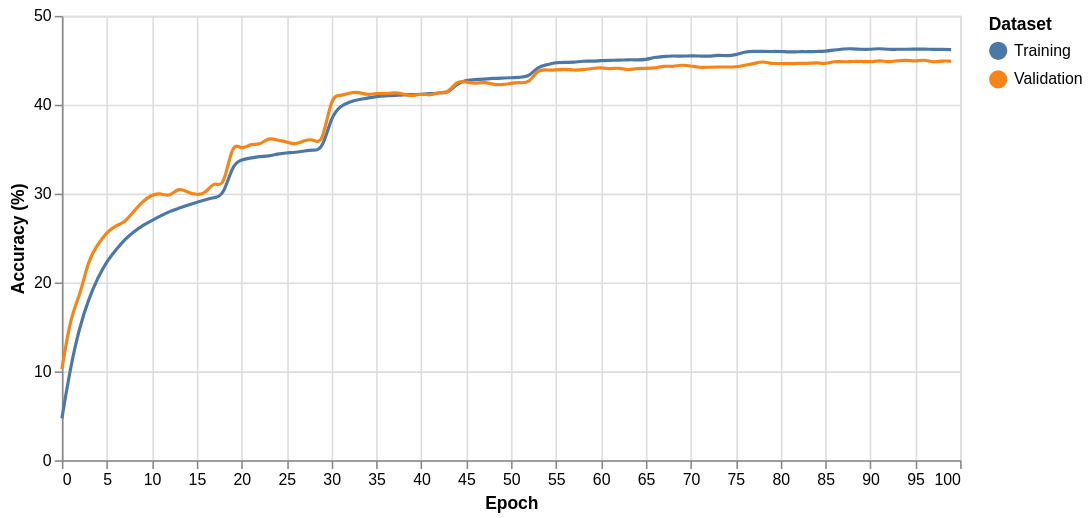

Write the Vega-Lite specification saved for this chart.
### Vega-Lite specification from a JSON file in a GitHub repository (floating-point values rounded to 4 significant figures; data arrays with more than 128 entries replaced by an {"elided": "..."} marker saying what was removed)
{"config": {"view": {"width": 400, "height": 300}, "mark": {"tooltip": null}}, "layer": [{"mark": {"type": "line", "interpolate": "basis"}, "encoding": {"color": {"type": "nominal", "field": "label", "title": "Dataset"}, "x": {"type": "quantitative", "field": "Step", "title": "Epoch"}, "y": {"type": "quantitative", "field": "Value", "title": "Accuracy (%)"}}}, {"mark": "point", "encoding": {"opacity": {"value": 0}, "x": {"type": "quantitative", "field": "Step"}}, "selection": {"selector002": {"type": "single", "nearest": true, "on": "mouseover", "fields": ["Step"], "empty": "none"}}}, {"mark": "point", "encoding": {"color": {"type": "nominal", "field": "label", "title": "Dataset"}, "opacity": {"value": 0, "condition": {"value": 1, "selection": "selector002"}}, "x": {"type": "quantitative", "field": "Step", "title": "Epoch"}, "y": {"type": "quantitative", "field": "Value", "title": "Accuracy (%)"}}}, {"mark": {"type": "rule", "color": "gray"}, "encoding": {"x": {"type": "quantitative", "field": "Step"}}, "transform": [{"filter": {"selection": "selector002"}}]}, {"mark": {"type": "text", "align": "left", "dx": 5, "dy": -10}, "encoding": {"color": {"type": "nominal", "field": "label", "title": "Dataset"}, "text": {"value": " ", "condition": {"type": "quantitative", "field": "Value", "selection": "selector002"}}, "x": {"type": "quantitative", "field": "Step", "title": "Epoch"}, "y": {"type": "quantitative", "field": "Value", "title": "Accuracy (%)"}}}], "data": {"name": "data-6f194a33437d432ad85b9e9c827c0e7b"}, "height": 280, "width": 566, "$schema": "https://vega.github.io/schema/vega-lite/v3.3.0.json", "datasets": {"data-6f194a33437d432ad85b9e9c827c0e7b": {"elided": "200 records"}}}
